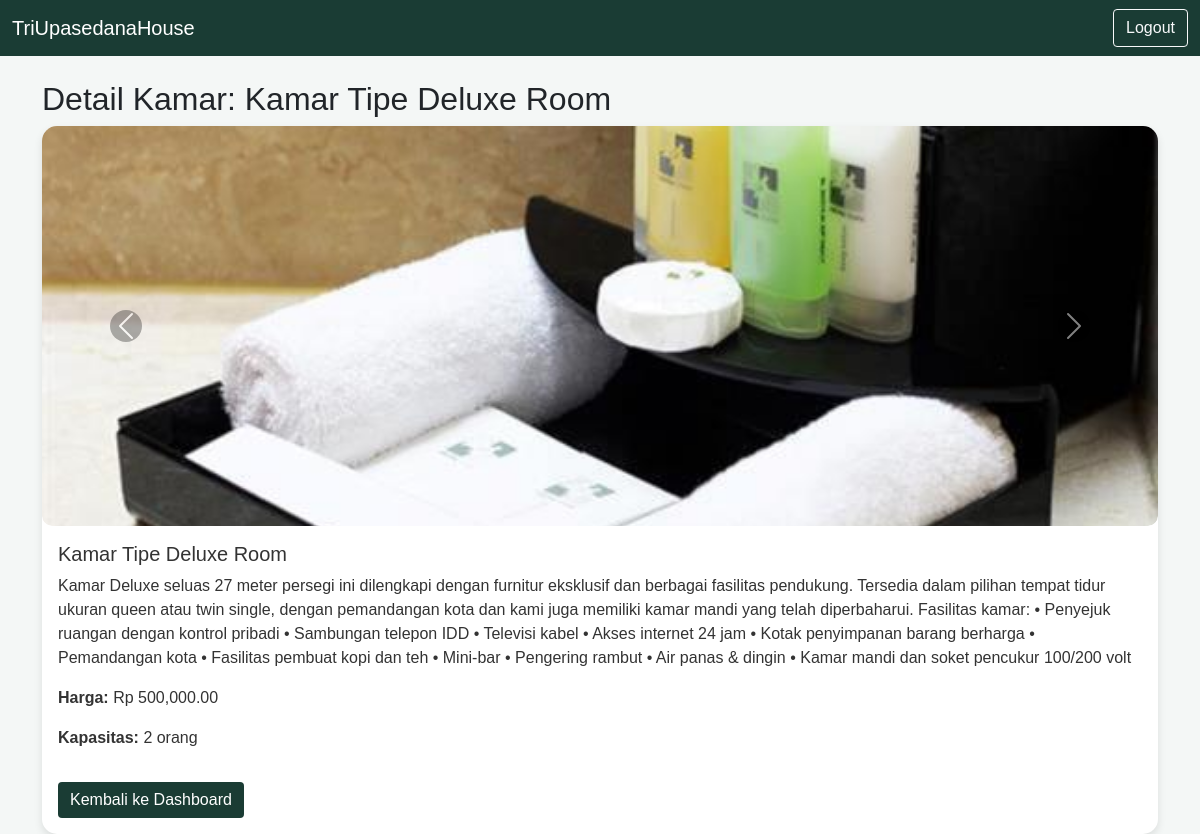
The app's page /room_detail.php?id=9 (signed in) with its own data.
### tables this page shows
CREATE TABLE `Rooms` (
  `id` int(11) NOT NULL AUTO_INCREMENT,
  `name` varchar(100) NOT NULL,
  `description` text DEFAULT NULL,
  `price` decimal(10,2) NOT NULL,
  `image` varchar(255) DEFAULT NULL,
  `capacity` int(11) NOT NULL,
  `created_at` datetime DEFAULT current_timestamp(),
  PRIMARY KEY (`id`)
);

### room_detail.php (the view, shortened to what this page needs)
<?php
require_once __DIR__ . '/config/config.php';
$room_id = $_GET['id'];
$room = $conn->query("SELECT * FROM Rooms WHERE id = $room_id")->fetch_assoc();
?>
<!DOCTYPE html>
<html lang="id">
<head>
    <link href="https://cdn.jsdelivr.net/npm/bootstrap@5.0.0-beta2/dist/css/bootstrap.min.css" rel="stylesheet">
    <link href="assets/css/style.css" rel="stylesheet">
</head>
<body>
    <?php include __DIR__ . '/includes/user_nav.php'; ?>
    <div class="container mt-4">
        <h2>Detail Kamar: <?php echo $room['name']; ?></h2>
        <div class="card">
            <div id="roomCarousel<?php echo $room['id']; ?>" class="carousel slide" data-bs-ride="carousel">
                <div class="carousel-inner">
                    <div class="carousel-item active">
                        <img src="admin/uploads/<?php echo $room['image']; ?>" class="d-block w-100 room-detail-image" alt="Kamar">
                    </div>
                </div>
                <button class="carousel-control-prev" type="button" data-bs-target="#roomCarousel<?php echo $room['id']; ?>" data-bs-slide="prev">
                    <span class="carousel-control-prev-icon" aria-hidden="true"></span>
                </button>
                <button class="carousel-control-next" type="button" data-bs-target="#roomCarousel<?php echo $room['id']; ?>" data-bs-slide="next">
                    <span class="carousel-control-next-icon" aria-hidden="true"></span>
                </button>
            </div>
            <div class="card-body">
                <h5 class="card-title"><?php echo $room['name']; ?></h5>
                <p class="card-text"><?php echo $room['description']; ?></p>
                <p class="card-text"><strong>Harga:</strong> Rp <?php echo number_format($room['price'], 2); ?></p>
                <p class="card-text"><strong>Kapasitas:</strong> <?php echo $room['capacity']; ?> orang</p>
                <a href="dashboard.php#rooms-comments" class="btn btn-primary mt-3">Kembali ke Dashboard</a>
            </div>
        </div>
    </div>
</body>
</html>

### assets/css/style.css (style rules this page uses)
body { background-color: #f4f7f6; font-family: "Arial", sans-serif; }
.card { border: none; border-radius: 15px; box-shadow: 0 4px 8px rgba(0, 0, 0, 0.1); transition: transform 0.2s; }
.btn-primary { background-color: #1a3c34; border: none; }

### room_detail.php (style rules this page uses)
.room-detail-image { height: 400px; object-fit: cover; border-radius: 10px; }
.carousel-inner { max-height: 400px; border-radius: 10px; overflow: hidden; }
.carousel-item img { object-fit: cover; height: 400px; width: 100%; border-radius: 10px; }
.carousel-control-prev-icon, .carousel-control-next-icon { background-color: rgba(0, 0, 0, 0.6); border-radius: 50%; padding: 15px; transition: all 0.3s ease-in-out; }
.carousel-control-prev, .carousel-control-next { width: 5%; }
.card { box-shadow: 0 4px 12px rgba(0, 0, 0, 0.1); border: none; border-radius: 15px; overflow: hidden; }
.card-body h5, .card-body p { color: #333; }
.btn-primary { background-color: #007bff; border: none; border-radius: 8px; padding: 10px 20px; }

### records on screen
rooms: name "Kamar Tipe Deluxe Room", image (picture), description "Kamar Deluxe seluas 27 meter persegi ini dilengkapi dengan furnitur eksklusif dan berbagai fasilitas pendukung. Tersedia dalam pilihan tempat tidur ukuran queen atau twin single, dengan pemandangan kota dan kami juga memiliki kamar mandi yang telah diperbaharui. Fasilitas kamar: • Penyejuk ruangan dengan kontrol pribadi • Sambungan telepon IDD • Televisi kabel • Akses internet 24 jam • Kotak penyimpanan barang berharga • Pemandangan kota • Fasilitas pembuat kopi dan teh • Mini-bar • Pengering rambut • Air panas & dingin • Kamar mandi dan soket pencukur 100/200 volt", price "500,000.00", capacity "2"
